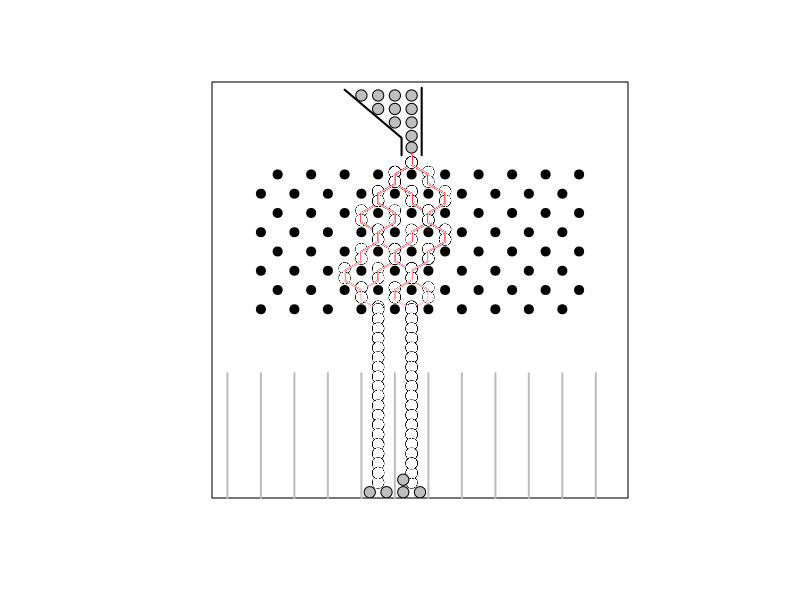
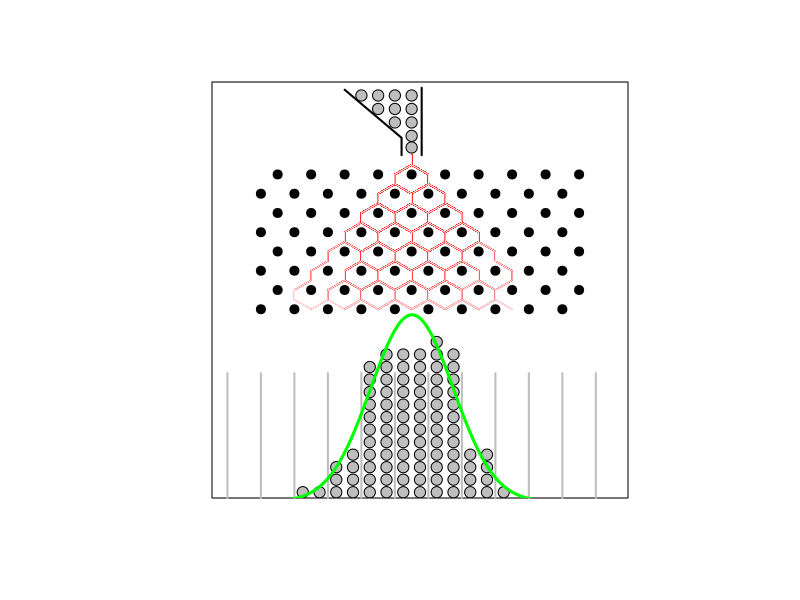

R code for these plots, in order:
tablero_galton <- function(n = 5, sleep = 0.3){
  sl = sleep/2
  pelota <- function(x,y, blanco = TRUE, sleep = sl){
    points(x,y,pch = pchpelota, cex = cexpelota, 
           bg = bgpelota, fg = fgpelota)
    Sys.sleep(sleep)
    if(blanco)
      points(x,y,pch = 16, cex = cexpelota, col = 'white')
  }
  impar <- function(x){
    x != as.integer(x/2) * 2
  }
  npar <- function(x){
    !impar(x)
  }
  
  np <- 10
  mp <- 8
  dx <- 0.5
  uy <- 4
  ly <- 8
  colpin <- 1
  pchpin <- 21
  cexpin <- 1.2
  cexpelota <- 1.5
  bgpelota <- 'grey'
  fgpelota <- 'blue'
  pchpelota <- 21
  coltrace <- 'red'
  collwd <- 1
  const <- 1
  dy <- 0.5
  eps <- dy / 4
  
  x1 <- seq(1,np, 2*dx)
  y1 <- seq(mp,1,-1) * const
  xs <- rep(c(x1+0.5,x1),mp/2)
  ys <- rep(y1, each = length(x1))
  par(pty = "s")
  plot(xs,ys, type = 'n', 
       xlim = c(0,np + 1.5),
       ylim = c(-ly, mp*const + uy),
       axes = FALSE, xlab = '', ylab = '')
  box()
  rug(seq(0,np+1,1),0.3,col='grey',lwd=2)
  points(xs,ys,
         pch = pchpin,
         cex = cexpin,
         bg = colpin,
         fg = colpin,
         ylim=c(-mp,mp))
  xd <- seq(0,np + 1, 0.1)
  #yd <- dnorm(xd, mean(x1), sqrt(n/4)/3 * n/3.5 - ly - 1)
  lines(5.5 - c(2,0.3,0.3), c(12.4,9.9,9), lwd=2, col = 'black')
  lines(5.5 + c(0.3,0.3), c(12.5,9), lwd = 2, col = 'black')
  pelota(x=5.5,y=9.4,FALSE)
  for(j in 0:3)
    for(i in 0:j)
      pelota(5.5 - i * 0.5, 10 + j * 0.7, sleep = 0, blanco = FALSE)
  bins <- numeric(np + 1)
  for(i in 1:n){
    dy <- 0.5
    starty <- mp * const + dy
    midx <- mean(x1)
    x <- midx
    xt <- x
    yt <- starty + dy
    for(y in seq(starty,1,-dy)){
      if(y%%1 == 0)
        x = x + sign(runif(1,-1,1)) * dx
      xt <- c(xt,x)
      yt <- c(yt,y)
      if(n <= 5){
        pelota(x,y + eps, sleep = sleep)
      }
      lines(xt, yt, col = coltrace, lwd = collwd)
    }
    binx <- x + 0.5
    bins[binx] = bins[binx] + 1
    if(n <= 5){
      while(y > -ly - 1 + bins[binx] * dy){
        pelota(x,y, sleep = sleep)
        y <- y - dy
      }
  }
    y <- -ly - 1 + bins[binx] * dy
    epsx <- sign(5-x) * (impar(bins[binx])-0.5) * 0.5
    epsy <- npar(bins[binx]) * 0.5
    epsy2 <- ((bins[binx]-1)%/%2) * 0.35
    pelota(x + epsx, y - epsy -epsy2, FALSE)
    lines(xt, yt, col = 'white', lwd = collwd)
  }
  if(n > 5){
    dy <- 0.5
    starty <- mp * const + dy
    midx <- mean(x1)
    xt <- x
    yt <- starty + dy
    X <- rep(1:length(bins), bins) - 0.5
    m <- mean(X)
    s <- sd(X)
    n <- sum(bins)
    lines(xd, dnorm(xd,m,s)* n/3 -ly - 1, col = 'green', lwd = 3)
  }
}

tablero_galton()
tablero_galton(n = 90, sleep = 0.25)
